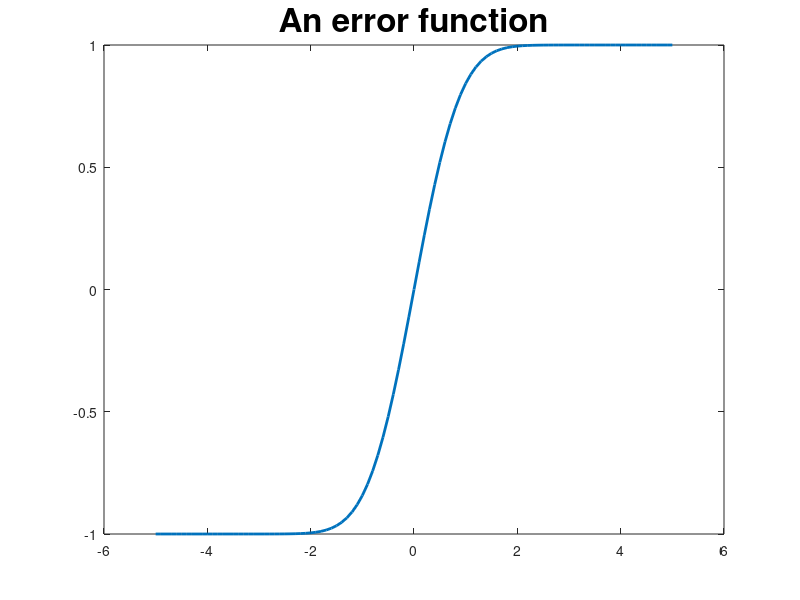

Write MATLAB code to recreate this figure.
%error function plot
x = -5:0.1:5;
y = erf(x);
plot(x,y,'LineWidth',2)
title('An error function','FontSize',24)

%error function value
x = -5:1:5;
y = erf(x)

%AUC = 1 ?
upper = (0.5)*erf(inf/sqrt(2))
lower = (0.5)*erf(-inf/sqrt(2))
AUC = upper - lower

%Nopparuj Jongserechoke 6213460 EGBI โปรดให้เครดิตคนทำ (me)